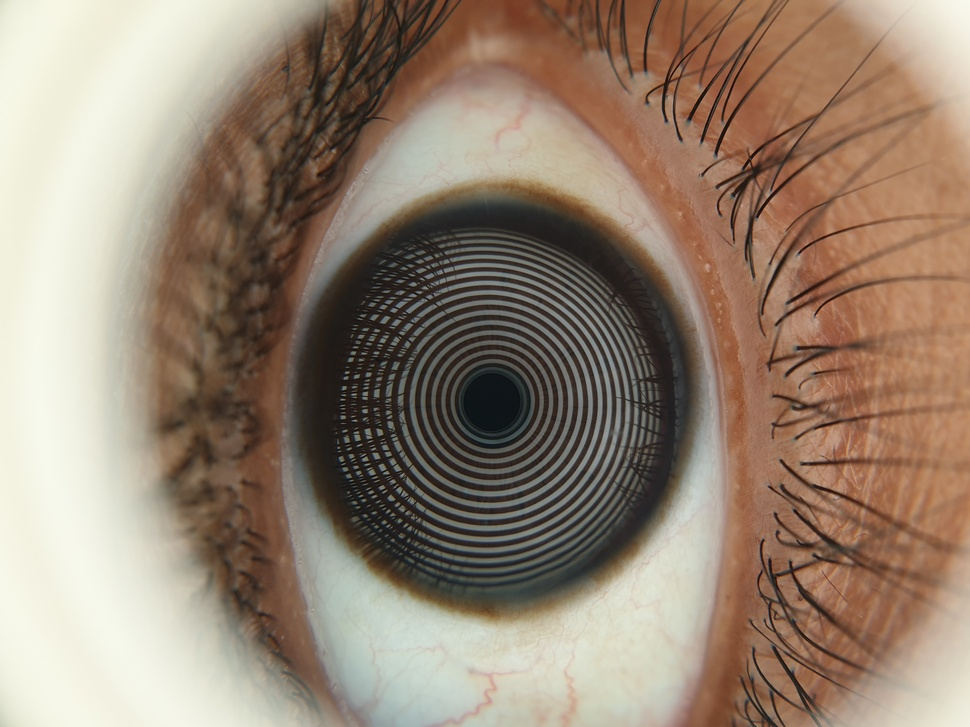
%> input picture Data/trial.jpg, 970 x 727 px, shrunk from 4032 x 3024 before the run
$ octave --eval "result = assessSmartKCCapture(imread('../../../Data/trial.jpg'));"   (GNU Octave 9; MATLAB toolbox functions it lacks are replaced by stand-ins)
%> lines starting %> are read from the running program, lines starting %| are printed output that depends on the picture
function quality = assessSmartKCCapture(imageData)
%ASSESSSMARTKCCAPTURE Provide immediate non-clinical image-capture checks.

arguments
    imageData {mustBeNumeric, mustBeNonempty}
end

if ndims(imageData) == 3
    gray = im2gray(imageData);
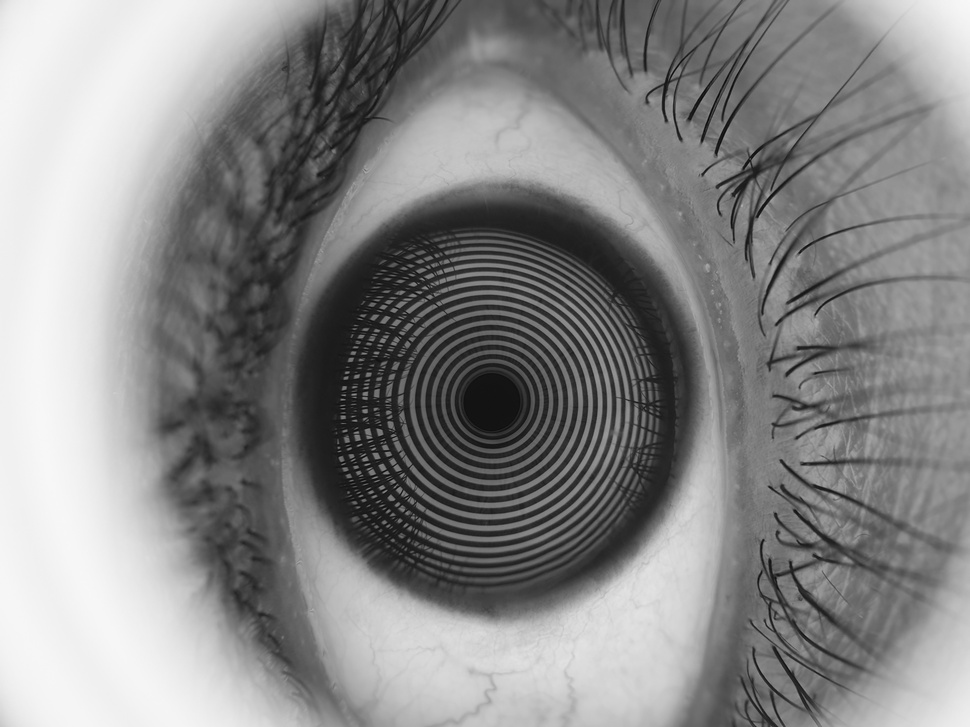
%> gray: size 727x970 uint8; min 4, max 248, mean 135.4
else
    gray = imageData;
end
gray = im2single(gray);
%> gray: size 727x970 single

laplacianKernel = [0 1 0; 1 -4 1; 0 1 0];
laplacianResponse = imfilter(gray, laplacianKernel, 'replicate');
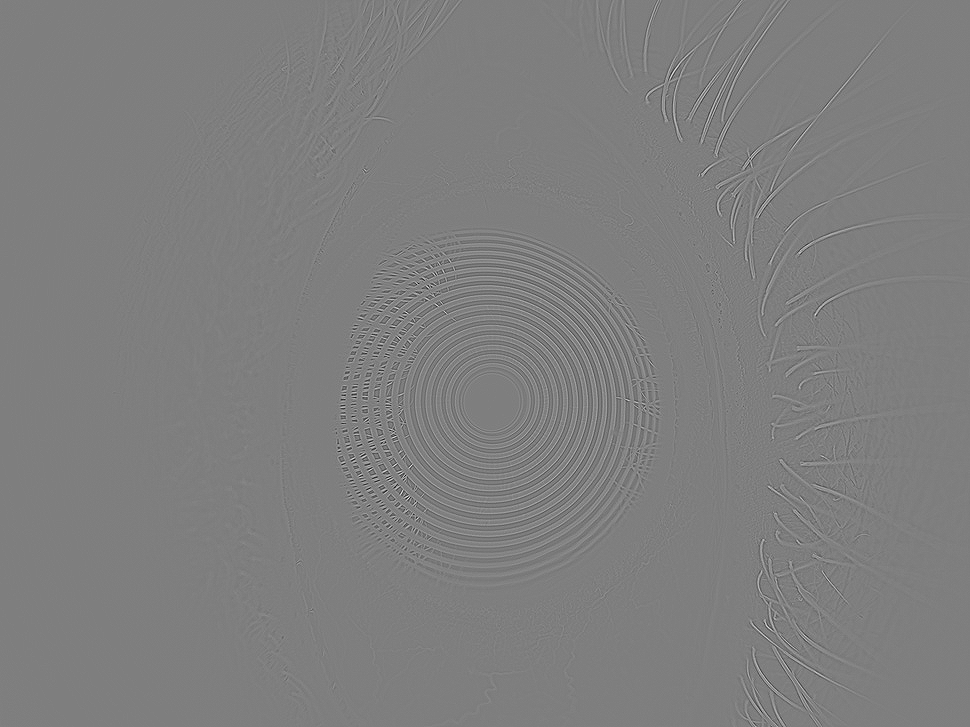
%> laplacianResponse: size 727x970 single; min -0.984, max 0.992, mean 5.97e-10; drawn with min black and max white

quality = struct();
quality.MeanIntensity = mean(gray, 'all', 'omitnan');
%> quality.MeanIntensity = 0.531
quality.DarkFraction = mean(gray <= 0.005, 'all');
%> quality.DarkFraction = 0
quality.SaturatedFraction = mean(gray >= 0.995, 'all');
%> quality.SaturatedFraction = 0
quality.FocusScore = var(laplacianResponse(:), 'omitnan');
%> quality.FocusScore = 0.00396
quality.ImageHeightPx = size(gray, 1);
%> quality.ImageHeightPx = 727
quality.ImageWidthPx = size(gray, 2);
%> quality.ImageWidthPx = 970

%> (the run ends here)
